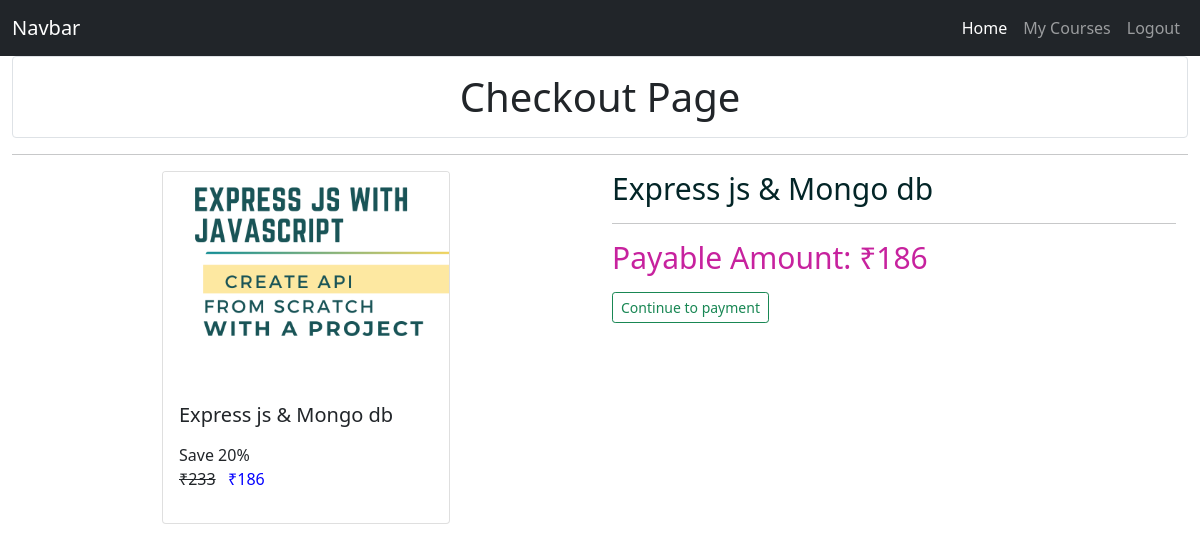
/check-out/express-mongo (signed in), run on the app's committed database.
### courses/models/course.py (models this page shows, shortened)
class Course(models.Model):
    name = models.CharField(max_length=50,null=False)
    slug = models.CharField(max_length=50,null=False,unique=True)
    description = models.CharField(max_length=200,null=True)
    price = models.IntegerField(null=False)
    discount = models.IntegerField(default=0)
    active = models.BooleanField(default=False)
    thumbnail = models.ImageField(upload_to='files/thumbnail')
    date = models.DateTimeField(auto_now_add=True)
    resource = models.FileField(upload_to='files/resource')
    length = models.IntegerField(null=False)

### courses/views/checkout.py (the view, shortened to what this page needs)
# urls.py: path('check-out/<str:slug>', checkout,name='check-out'),
def checkout(request,slug):
    course = Course.objects.get(slug=slug)
    user = None
    if not request.user.is_authenticated:
        return redirect('login')
    user = request.user
    action = request.GET.get('action')
    order = None
    payment = None
    error = None
    context = {
        'course': course,
        'order':order,
        'payment':payment,
        'user':user,
        'error':error
    }
    return render(request,template_name='courses/check-out.html',context=context)

### courses/templatetags/course_custom_tags.py (called while the page is built)
@register.simple_tag
def cal_sellprice(price,discount):
    if discount is None or discount is 0:
        return price
    sellprice = price
    sellprice = price - (price * discount * 0.01)
    return math.floor(sellprice)

@register.filter(name='rupee')
def rupee(price):
    return f'₹{price}'

### courses/templates/courses/check-out.html (shortened to what this page needs)
{% extends "courses/base.html" %}
{% load course_custom_tags %}
{% block content %}
<div class="container-fluid">
    <h1 class="display-6 alert border text-center">Checkout Page</h1>
    <hr>
    <div class="row mx-auto">
        <div class="col ">
            <div class="card mx-auto" style="width: 18rem;">
                <img src="{{course.thumbnail.url}}" class="card-img-top" alt="...">
                <div class="card-body">
                    <h5 class="card-title">{{course.name}}</h5>
                    <p class="card-text">
                    <div class="discount">Save {{course.discount}}%</div>
                    <p class="price">
                        <del>{{course.price|rupee}}</del>
                        <span style="color:rgb(4, 0, 255)">{% cal_sellprice course.price course.discount as value %}
                            {{value|rupee}}</span>
                    </p>
                    </p>
                </div>
            </div>
        </div>
        <div class="col">
            <div>
                <p class="display-5">{{course.name}}</p>
                <hr>
                <p class="display-4">Payable Amount: <b>{% cal_sellprice course.price course.discount as value %}
                        {{value|rupee}}</b></p>
                <a class="btn btn-outline-success btn-sm" href="?action=create_payment">Continue to payment</a>
            </div>
        </div>
    </div>
</div>
{% endblock %}

### courses/templates/courses/check-out.html (style rules this page uses)
.display-5 { font-size: 30px; color: rgb(3, 37, 39); }
.display-4 { font-size: 30px; color: rgba(197, 28, 155, 0.973); }

### data on the page
Course: thumbnail (picture), name "Express js & Mongo db", discount "20", price "₹233"

### other printed values
{{ value|rupee }} "₹186"
